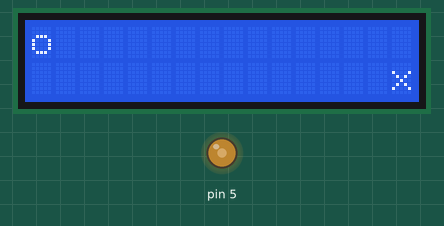
Recording of a sketch running on a simulated Arduino Uno, built with avr-gcc and run on an emulated ATmega328P. Parts: 16×2 character LCD, output pins drawn as LEDs (lit = HIGH).

Above: at 0.14 s.
At 0.75 s:
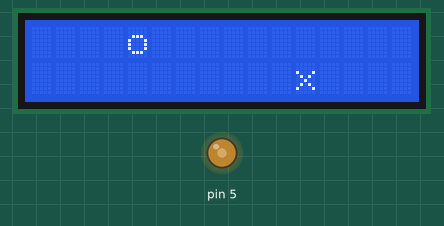
At 1.36 s:
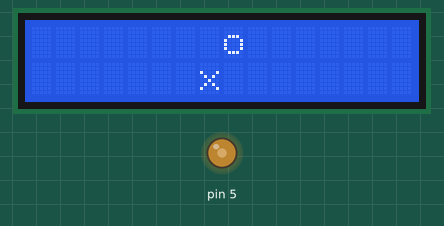
At 2.58 s:
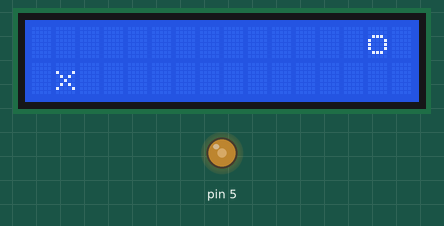
At 3.8 s:
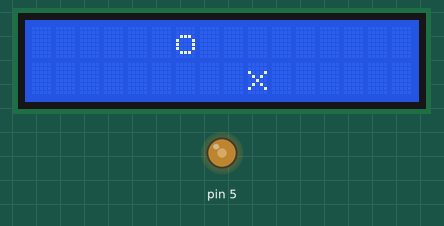
At 5.02 s:
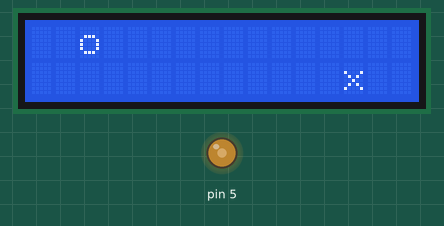

Measured:
- by itself, everything shown: repeats every 4.6 s, in 30 steps

The sketch:

lcd-proj.ino
```cpp
#include <LiquidCrystal.h>

// com 8 pinos de dados plugados
//LiquidCrystal lcd(2,3,4,6,7,8,9,10,11,12,13);
// com 4 pinos de dados plugados, e sem a porta RW (3)
LiquidCrystal lcd(2,4,10,11,12,13);
int bol = 0;
int xis = 15;
int dirbol = 1;
int dirxis = -1;

void setup() {
  // put your setup code here, to run once:
  lcd.begin(16,2);
  pinMode(5, OUTPUT);
  analogWrite(5,110);

  /*lcd.print("Programa da Lena");
  lcd.clear();
  lcd.setCursor(0,1);
  lcd.write("XoX");*/
}

void loop() {
  // put your main code here, to run repeatedly:
  lcd.clear();
  lcd.setCursor(bol,0);
  lcd.write("o");
  lcd.setCursor(xis,1);
  lcd.write("x");
  dirbol = direction(bol, dirbol);
  bol = bol + dirbol;
  dirxis = direction(xis, dirxis);
  xis = xis + dirxis;
  delay(150);
}

int direction(int col, int dir)
{
  int newdir = dir;
  if(col >= 15){
    newdir = -1;
  }
  if(col <= 0){
    newdir = 1;
  }
  return(newdir);
}
```
